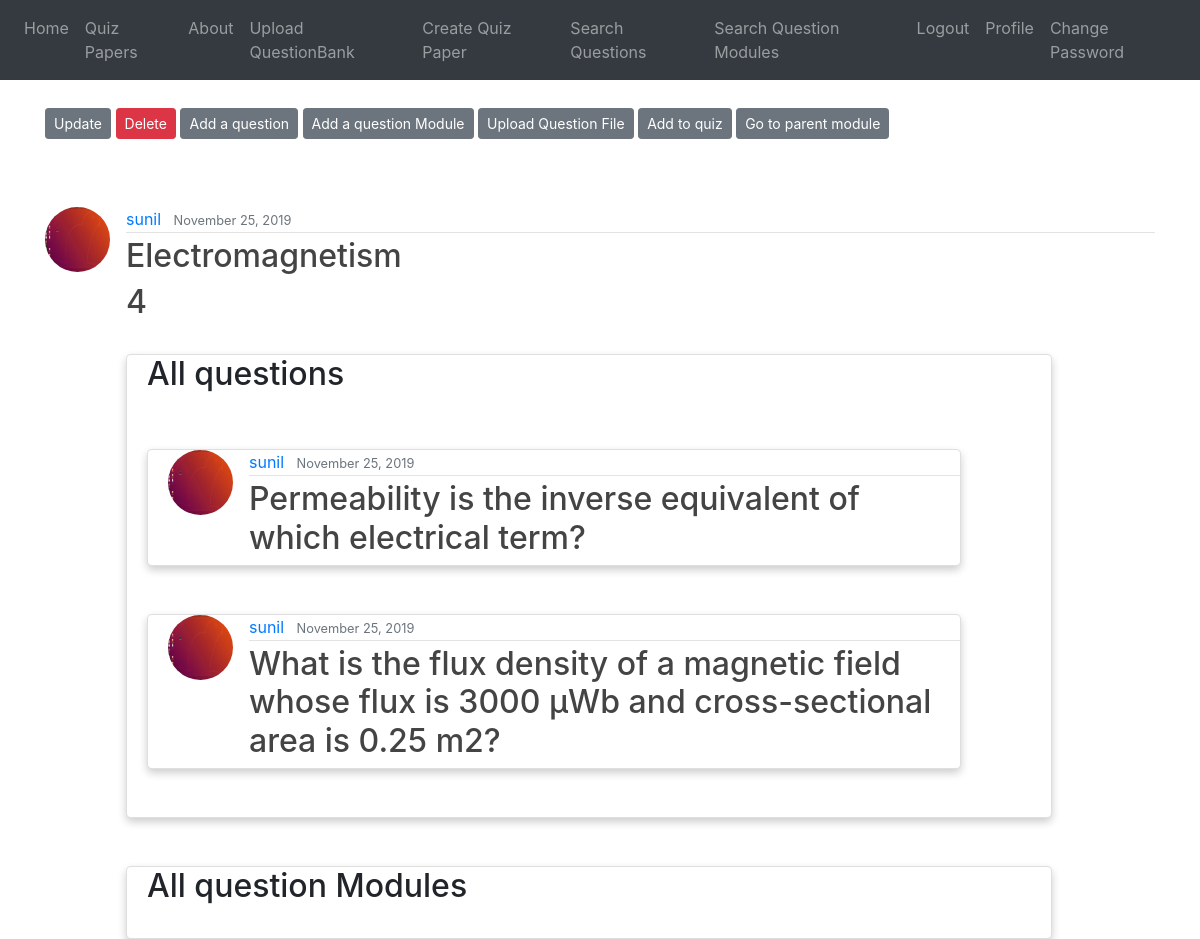
Screenshot of /post/qm/7/ (signed in) with the database file from the repository.
### blog/models.py (models this page shows, shortened)
class QuestionModule(models.Model):
    statement = models.TextField()
    marks = models.PositiveIntegerField()
    parent = models.PositiveIntegerField()
    isRoot = models.IntegerField()
    date_posted = models.DateTimeField(default=timezone.now)
    author = models.ForeignKey(User, on_delete=models.CASCADE)
    formfield_overrides = {
        models.TextField: {'widget': Textarea(attrs={'rows': 4, 'cols': 40})}
    }

class Question(models.Model):
    date_posted = models.DateTimeField(default=timezone.now)
    author = models.ForeignKey(User, on_delete=models.CASCADE) #If the user is deleted, its post will also be deleted
    statement = models.TextField()
    answer = models.TextField(blank=True, null=True)
    marks = models.PositiveIntegerField()
    chapter_tag = models.CharField(max_length=1000)
    section_tag = models.CharField(max_length=1000)
    parent = models.PositiveIntegerField(null=True)
    isRoot = models.IntegerField()
    difficulty_Choices = (("Easy","Easy"),("Medium", "Medium"), ("Hard","Hard"))
    difficulty = models.CharField(max_length=9, choices=difficulty_Choices, default="Medium")
    formfield_overrides = {
        models.CharField : {'widget': TextInput(attrs={'size':20})},
        models.TextField : {'widget': Textarea(attrs={'rows':4, 'cols':40})}
    }

### users/models.py (models this page shows, shortened)
class Profile(models.Model):
    user = models.OneToOneField(User, on_delete=models.CASCADE)
    image = models.ImageField(default='default.jpg', upload_to='profile_pics',
                              validators=[FileExtensionValidator(allowed_extensions=['jpg', 'png'])])

### blog/views.py (the view)
# urls.py: path('post/qm/<int:pk>/', QuestionModuleDetailView.as_view(), name='module-detail'),
class QuestionModuleDetailView(DetailView):
    model = QuestionModule
    template_name = 'blog/questionmodule_detail.html'
    def get_context_data(self, **kwargs):
        context = super().get_context_data(**kwargs)
        context['title'] = "Question Module Details"
        context['qs'] = Question.objects.all()
        context['qms'] = QuestionModule.objects.all()
        return context

### blog/templates/blog/questionmodule_detail.html (shortened to what this page needs)
{% extends "blog/base.html" %}
{% block content %}
{% if object.author == user %}
<br>
        <div class="form-group">
                    <a class="btn btn-secondary btn-sm mt-1 mb-1" href="{% url 'module-update' object.id %}">Update</a>
                    <a class="btn btn-danger btn-sm mt-1 mb-1" href="{% url 'module-delete' object.id %}">Delete</a>
                    <a class="btn btn-secondary btn-sm mt-1 mb-1" href="{% url 'post-create' %}?parent={{object.id}}&isRoot=0">Add a question</a>
                    <a class="btn btn-secondary btn-sm mt-1 mb-1" href="{% url 'module-create' %}?parent={{object.id}}&isRoot=0">Add a question Module</a>
                    <a class="btn btn-secondary btn-sm mt-1 mb-1" href="{% url 'upload-file' %}?parent={{object.id}}&isRoot=0">Upload Question File</a>
                    <a class="btn btn-secondary btn-sm mt-1 mb-1" href="{% url 'quiz-select'%}?id={{object.id}}&isQ=0">Add to quiz</a>
                    {% if object.isRoot %}
                    <a class="btn btn-secondary btn-sm mt-1 mb-1" href="{% url 'bank-detail' object.parent %}">Go to parent module</a>
                    {% else %}
                    <a class="btn btn-secondary btn-sm mt-1 mb-1" href="{% url 'module-detail' object.parent %}">Go to parent module</a>
                    {% endif %}
        </div>
<br> <br>
        {% endif %}
  <article class="media content-section">
    <img class="rounded-circle article-img" width="10%" height="10%" src="{{ object.author.profile.image.url }}">
    <div class="media-body">
      <div class="article-metadata">
        <a class="mr-2" href="{{ request.scheme }}://{{ request.get_host }}{% url 'profile' %}">{{ object.author }}</a>
        <small class="text-muted">{{ object.date_posted|date:"F d, Y" }}</small>
        </div>
      <h2 class="article-title">{{ object.statement }}</h2>
      <h2 class="article-title">{{ object.marks }}</h2>
        <br>
        <div class="card">
      <h2>All questions</h2>
        <br><br>
    <div>
      {% for post in qs %}
        {% if post.author == user and post.parent == object.id and not post.isRoot  %}
        <div class="card">
        <article class="media content-section">
          <img class="rounded-circle article-img" width="10%" height="10%" src="{{ post.author.profile.image.url }}">
          <div class="media-body">
            <div class="article-metadata">
              <a class="mr-2" href="#">{{ post.author }}</a>
              <small class="text-muted">{{ post.date_posted|date:"F d, Y" }}</small>
            </div>
            <h2><a class="article-title" href="{% url 'post-detail' post.id %}">{{ post.statement }}</a></h2>
          </div>
        </article>
        </div>
        <br><br>
        {% endif %}
    {% endfor %}
    </div>
        </div>
        <br><br>
        <div class="card">
    <h2>All question Modules</h2>
        <br>
        </div>
      </div>
  </article>
</div>
{% endblock content %}

### blog/templates/blog/base.html (style rules this page uses)
.article-title { color: #444444; }
.article-img { height: 65px; width: 65px; margin-right: 16px; }
.article-metadata { padding-bottom: 1px; margin-bottom: 4px; border-bottom: 1px solid #e3e3e3 }
.card { box-shadow: 0 4px 8px 0 rgba(0,0,0,0.2); transition: 0.3s; width: 90%; border-radius: 5px; padding-left : 20px; }

### rows the page displays
QuestionModule: author.profile.image (picture), author "sunil", date_posted "November 25, 2019", statement "Electromagnetism", marks "4"
Question: author.profile.image (picture), author "sunil", date_posted "November 25, 2019", statement "Permeability is the inverse equivalent of which electrical term?"
Question: author.profile.image (picture), author "sunil", date_posted "November 25, 2019", statement "What is the flux density of a magnetic field whose flux is 3000 µWb and cross-sectional area is 0.25 m2?"
